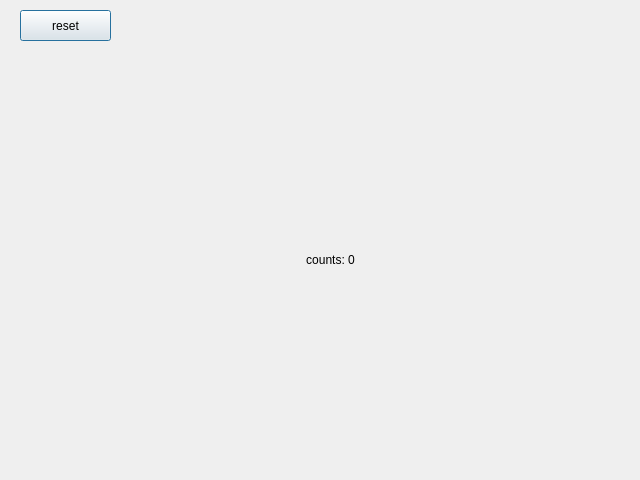
<?xml version="1.0" encoding="UTF-8"?>
<ui version="4.0">
 <class>MyCounter</class>
 <widget class="QDialog" name="MyCounter">
  <property name="geometry">
   <rect>
    <x>0</x>
    <y>0</y>
    <width>640</width>
    <height>480</height>
   </rect>
  </property>
  <property name="minimumSize">
   <size>
    <width>640</width>
    <height>480</height>
   </size>
  </property>
  <property name="maximumSize">
   <size>
    <width>1920</width>
    <height>1080</height>
   </size>
  </property>
  <property name="windowTitle">
   <string>Dialog</string>
  </property>
  <widget class="QPushButton" name="pushButton">
   <property name="geometry">
    <rect>
     <x>20</x>
     <y>10</y>
     <width>91</width>
     <height>31</height>
    </rect>
   </property>
   <property name="text">
    <string>reset</string>
   </property>
  </widget>
  <widget class="QLabel" name="label">
   <property name="geometry">
    <rect>
     <x>50</x>
     <y>90</y>
     <width>561</width>
     <height>341</height>
    </rect>
   </property>
   <property name="text">
    <string>counts: 0</string>
   </property>
   <property name="textFormat">
    <enum>Qt::RichText</enum>
   </property>
   <property name="scaledContents">
    <bool>true</bool>
   </property>
   <property name="alignment">
    <set>Qt::AlignCenter</set>
   </property>
  </widget>
 </widget>
 <resources/>
 <connections/>
</ui>
